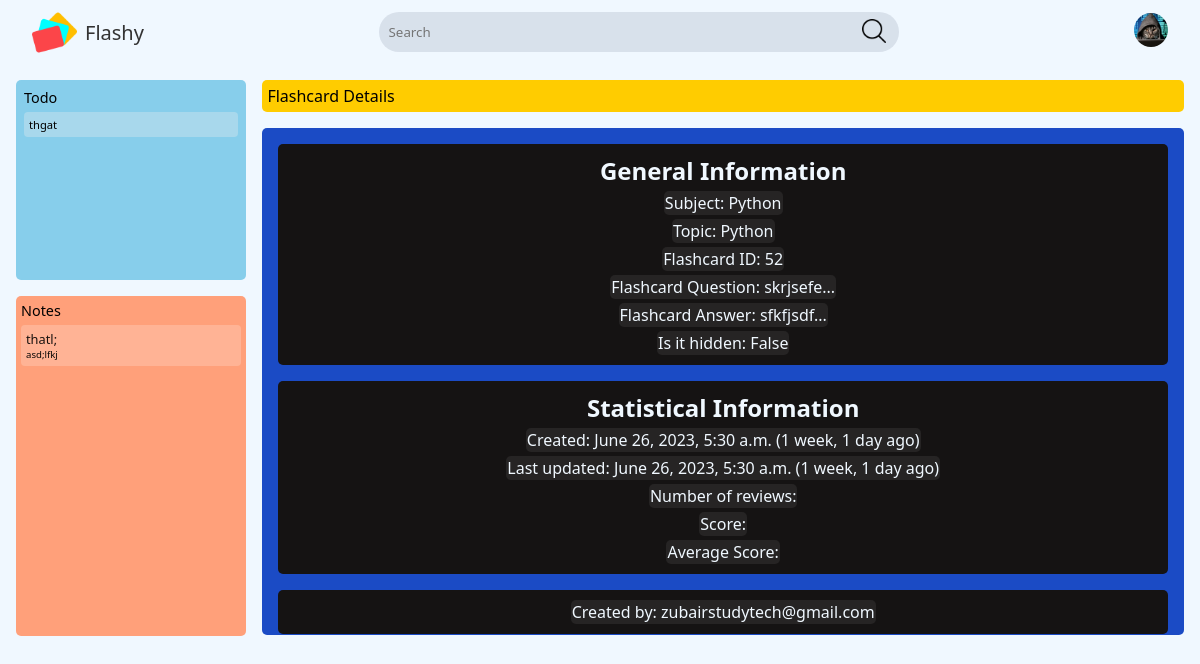
/subject=28/topic=52/flashcard=52 (signed in), run on the app's committed database.
### flashcard/models.py (models this page shows, shortened)
class User(AbstractUser):
  name = models.CharField(max_length=200, null=True, blank=False, unique=True)
  username = models.CharField(max_length=100, unique=True)
  email = models.EmailField(unique=True, blank=False)
  bio = models.TextField(null=True, blank=True)
  score = models.IntegerField(null=False, default=0, blank=False)
  education_choices = [
    ("MSC", "Middle_School"),
    ("HSC", "High_School"),
    ("Col", "College"),
    ("GSC", "Graduate_School")
  ]
  education = models.CharField(max_length=3, choices=education_choices, default="other")
  avatar = models.ImageField(null=True, default=get_default_avatar)
  prefer_dark_theme = models.BooleanField(default=False, help_text="Do you prefer dark theme?")
  is_active = models.BooleanField(default=True, help_text="If the person is active, it is True")
  date_joined = models.DateTimeField(auto_now_add=True)
  USERNAME_FIELD = 'email'
  REQUIRED_FIELDS = []

class Todo(models.Model):
  task = models.TextField(max_length=300, null=False, blank=False)
  created = models.DateTimeField(auto_now_add=True)
  creator = models.ForeignKey(User, on_delete=models.CASCADE)

class Notes(models.Model):
  title = models.CharField(max_length=100, null=False, blank=False, default="")
  note = models.TextField(max_length=3000, null=False, blank=False)
  flashcard = models.ForeignKey(FlashCard, null=True, on_delete=models.SET_NULL, blank=True)
  topic = models.ForeignKey(Topics, null=True, on_delete=models.SET_NULL, blank=True)
  created = models.DateTimeField(auto_now_add=True)
  updated = models.DateTimeField(auto_now=True)
  creator = models.ForeignKey(User, on_delete=models.CASCADE)

class Subject(models.Model):
  subject_name = models.CharField(max_length=120, null=False, blank=False)
  created = models.DateTimeField(auto_now_add=True)
  updated = models.DateTimeField(auto_now=True)
  picture = models.ImageField(null=True, default="#", blank=True, upload_to="image/avatar") # Add a default image
  creator = models.ForeignKey(User, on_delete=models.CASCADE)

class Topics(models.Model):
  topic_name = models.CharField(max_length=300, null=False, blank=False)
  created = models.DateTimeField(auto_now_add=True)
  updated = models.DateTimeField(auto_now=True)
  subject = models.ForeignKey(Subject, on_delete=models.CASCADE, null=False)
  creator = models.ForeignKey(User, on_delete=models.CASCADE)

class FlashCard(models.Model):
  creator = models.ForeignKey(User, on_delete=models.SET_NULL, null=True, help_text="Who is the original creator of the flashcard. I will add more functionality where learners can 'fork' it like github repo and pull request the mistakes")
  question = models.TextField(max_length=500, null=False, blank=False)
  question_hint = models.CharField(max_length=30, blank=True, help_text="If you forget, it will appear after a certain while")
  answer = models.TextField(max_length=2000, blank=True)
  created = models.DateTimeField(auto_now_add=True)
  updated = models.DateTimeField(auto_now=True)
  topic = models.ForeignKey(Topics, on_delete=models.SET_NULL, null=True)
  is_hidden = models.BooleanField(default=False)

### flashcard/views.py (the view)
# urls.py: path('', include('flashcard.urls')),
def flashcard(request, subject_id, topic_id, flashcard_id):
	current_subject = Subject.objects.get(id=subject_id)
	current_topic = Topics.objects.get(id=topic_id)
	notes = Notes.objects.filter(creator=request.user).order_by("-updated")
	to_do = Todo.objects.filter(creator=request.user).order_by("created")
	flashcards = FlashCard.objects.get(creator=request.user, topic__subject=current_topic.subject,
	                                     topic=current_topic, id=flashcard_id)
	context = {"notes": notes, "todo": to_do, "topic": current_topic, "subject": current_subject, "flashcards": flashcards}
	return render(request, "flashcards/important/flashcard.html", context)

### flashcard/templates/flashcards/important/flashcard.html (shortened to what this page needs)
{% extends 'main.html' %}
{% load static %}
{% block css_file %} <link rel="stylesheet" href="{% static 'styles/important/flashcard.css' %}"> {% endblock css_file %}
{% block content %}
  <div class="flashcard-div">
    <div class="flashcard-left">
      {% include 'flashcards/components/todo.html' %}
      {% include 'flashcards/components/notes.html' %}
    </div>
    <div class="flashcard-right">
      <div class="div-info">
        <p>Flashcard Details</p>
      </div>
      <div class="flashcard-details">
        <div class="general-info">
          <h1>General Information</h1>
          <p>Subject: {{ subject.subject_name }}</p>
          <p>Topic: {{ topic.topic_name }}</p>
          <p>Flashcard ID: {{ flashcards.id }}</p>
          <p>Flashcard Question: {{ flashcards.question|slice:":50" }}...</p>
          <p>Flashcard Answer: {{ flashcards.answer|slice:":50" }}...</p>
          <p>Is it hidden: {{ flashcards.is_hidden }}</p>
        </div>
        <div class="statistical-info">
          <h1>Statistical Information</h1>
          <p>Created: {{ flashcards.created }} ({{ flashcards.created|timesince }} ago)</p>
          <p>Last updated: {{ flashcards.updated }} ({{ flashcards.created|timesince }} ago)</p>
          <p>Number of reviews: {{ flashcards.lapses }}</p>
          <p>Score: {{ flashcards.score }} </p>
          <p>Average Score: {{ flashcards.average }}</p>
        </div>
        <div class="created-by">
          <p>Created by: {{ flashcards.creator }}</p>
        </div>
      </div>
    </div>
  </div>
{% endblock content %}

### templates/navbar.html (shortened to what this page needs)
{% load static %}
<nav>
  <div id="start" class="logo">
    <a href="{% url 'home' %}">
      <img src="{% static 'images/related/logo.png' %}" class="logo-image">
        <p>Flashy</p>
    </a>
  </div>
  <div id="center" class="search">
    <form class="header_search" method="get" action="{% url 'search' %}">
      <input name="q" placeholder="Search" class="input">
      <button class="search-logo"><img src="{% static 'images/related/search_dark.png' %}" class="search-logo-image" width="24px" height="24px"></button>
    </form>
     </div>
  <div id="end" class="user">
      {% if request.user.is_authenticated %}
        <div class="avatar">
          <a href="{% url 'settings' %}">
            {% if request.user.avatar == "/static/image/avatar/avatar.png"%}
              <img src="{{ request.user.avatar }}" class="avatar-image">
            {% else %}
              <img src="{{ request.user.avatar.url }}" class="avatar-image">
            {% endif %}
          </a>
        </div>
      {% else %}
        <div class="login-button">
            <a href="{% url 'login' %}">
                <button>Login</button>
            </a>
        </div>
      {% endif %}
  </div>
</nav>

### flashcard/templates/flashcards/components/todo.html
{% load static %}
<link rel="stylesheet" href="{% static 'styles/components/todo.css' %}">
<div class="to-do-container container">
  <a href="{% url 'create_todo' %}?next={{ request.path }}"><div class="to-do-header header">Todo </div></a>
    <div class="to-do-body body">
        {% for element in todo %}
          <a href="{% url 'delete_todo' element.id %}?next_url={{ request.path|urlencode }}">
            <div class="todo-element">
              <p class="todo-element-paragraph">{{ element.task }}</p>
            </div>
          </a>
        {% endfor %}
    </div>
</div>

### flashcard/templates/flashcards/components/notes.html
{% load static %}
<link rel="stylesheet" href="{% static 'styles/components/notes.css' %}">
<div class="notes-container container">
  <a href="{% url 'create_notes' %}?next_url={{ request.path }}"><div class="notes-header header">Notes </div></a>
    <div class="notes-body body">
        {% for element in notes %}
           <a href="{% url 'delete_notes' element.id %}?next_url={{ request.path }}">
            <div class="notes-element">
              <p class="notes-element-title">{{ element.title }}</p>
              <p class="notes-element-paragraph">{{ element.note }}</p>
            </div>
           </a>
        {% endfor %}
    </div>
</div>

### static/styles/main_dark.css (style rules this page uses)
:root { --search-form-light-background: rgba(120, 131, 155, 0.2); --logo-font-light-color: #333333; --background-color: #F0F8FF; --text-color-light: #333333; --search-button-light-color: #000; --search-form-button-color: invert(100%); --box-shodow-color: rgb(77, 77, 77); --login-button-background: #fff; --login-button-background-hover: linear-gradient(to top, #00d2ff, #3a7bd5); --search-form-border-radius: 40px; --search-form-border-hover: transparent; }
* { padding: 0; margin: 0; box-sizing: border-box; }
body { background-color: var(--background-color); transition: background-color 0.5s ease; color: var(--text-color-light); font-family: "Segoe UI", serif; scroll-behavior: smooth; scrollbar-width: thin; scrollbar-color: #030303 #282828; }
nav { height: 56px; display: flex; flex-direction: row; justify-content: space-between; align-items: center; gap: 1rem; padding: 2rem; }
nav .logo a { display: flex; align-items: center; justify-content: center; gap: 0.5rem; color: var(--text-color-light); font-family: "Jetbrains Mono", "Segoe UI", serif; text-decoration: none; font-size: 20px; }
nav .logo a .logo-image { height: 45px; }
nav .search { height: 50px; display: flex; flex: 1 1 300px; flex-basis: 200px; max-width: 520.8px; }
nav .search form { height: 50px; flex: 1; display: flex; justify-content: center; align-items: center; }
nav .search form input.input { outline: none; border: none; background-color: var(--search-form-light-background); font-family: "Segoe UI", "JetBrains Mono", serif; border-radius: var(--search-form-border-radius) 0 0 var(--search-form-border-radius); padding: 10px; height: 40px; flex: 1; margin-right: 0; color: var(--text-color-light); transition: all 500ms cubic-bezier(0.165, 0.84, 0.44, 1); }
nav .search button { height: 40px; width: 50px; background-color: var(--search-form-light-background); border-radius: 0 var(--search-form-border-radius) var(--search-form-border-radius) 0; border: none; margin-right: 0; transition: all 500ms cubic-bezier(0.165, 0.84, 0.44, 1); }
nav .user { display: flex; gap: 1rem; }
nav .user .avatar a .avatar-image { width: 34px; height: 34px; border-radius: 50%; z-index: 343; }
nav .user { display: flex; justify-content: center; align-items: center; }

### static/styles/important/flashcard.css (style rules this page uses)
.flashcard-div { display: grid; grid-template-columns: 1fr 4fr; gap: 1rem; padding: 1rem; height: 550px; }
.flashcard-div .flashcard-left { display: flex; flex-direction: column; gap: 1rem; }
.flashcard-right { display: flex; flex-direction: column; font-size: 1rem; gap: 1rem; }
.flashcard-right .div-info { background-color: #ffcc00; color: black; padding: 5px; border-radius: 5px; }
.flashcard-right .flashcard-details { background-color: #1b4bc5; padding: 1rem; border-radius: 5px; height: 507px; display: flex; flex-direction: column; gap: 1rem; }
.flashcard-right .flashcard-details div { display: flex; flex-direction: column; align-items: center; gap: 4px; color: var(--background-color); }
.flashcard-right .flashcard-details div h1 { font-size: 1.5rem; }
.flashcard-right .flashcard-details div *:not(h1) { padding: 1px; background-color: #262424; border-radius: 5px; }
.flashcard-right .flashcard-details .general-info { background-color: #151313; padding: 10px; border-radius: 5px; }
.flashcard-right .flashcard-details .statistical-info { background-color: #151313; padding: 10px; border-radius: 5px; }
.flashcard-right .flashcard-details .created-by { background-color: #151313; padding: 10px; border-radius: 5px; }

### static/styles/components/todo.css (style rules this page uses)
.to-do-container { border-radius: 5px; background-color: #87CEEB; display: flex; flex-direction: column; overflow: auto; height: 200px; padding: 0.5rem; }
.to-do-body { display: flex; flex-direction: column; overflow: visible; gap: 5px; }
.to-do-header { font-size: 0.9rem; margin-bottom: 0.3rem; color: #000000; }
.todo-element { display: flex; flex-direction: row; flex-wrap: nowrap; border-radius: 4px; background-color: rgba(236, 236, 236, 0.32); padding: 5px; transition: background-color 0.3s ease-in-out; color: black; }
.to-do-body a { text-decoration: none; color: white; }
.to-do-body a .todo-element .todo-element-paragraph { font-size: 0.7rem; transition: background-color 0.3s ease-in-out; }

### data on the page
User: user.avatar (picture)
Todo: task "thgat"
Notes: title "thatl;", note "asd;lfkj"
Subject: subject_name "Python"
Topics: topic_name "Python"
FlashCard: id "52", question "skrjsefe", answer "sfkfjsdf", is_hidden "False", created "June 26, 2023, 5:30 a.m.", created "1 week, 1 day", updated "June 26, 2023, 5:30 a.m.", creator "zubairstudytech@gmail.com"
